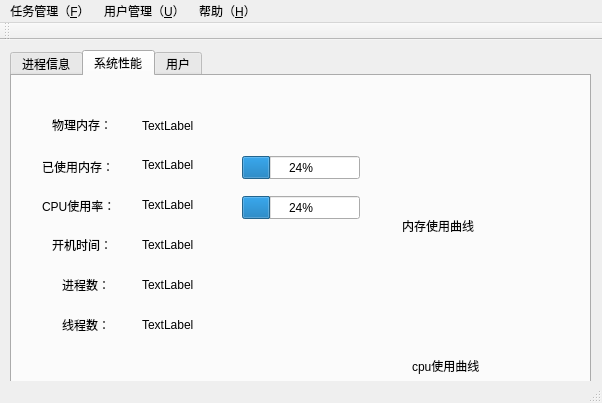
<?xml version="1.0" encoding="UTF-8"?>
<ui version="4.0">
 <class>ProcessManage</class>
 <widget class="QMainWindow" name="ProcessManage">
  <property name="geometry">
   <rect>
    <x>0</x>
    <y>0</y>
    <width>602</width>
    <height>403</height>
   </rect>
  </property>
  <property name="windowTitle">
   <string>ProcessManage</string>
  </property>
  <widget class="QWidget" name="centralWidget">
   <widget class="QTabWidget" name="tabWidget">
    <property name="geometry">
     <rect>
      <x>10</x>
      <y>10</y>
      <width>581</width>
      <height>341</height>
     </rect>
    </property>
    <property name="styleSheet">
     <string notr="true"/>
    </property>
    <property name="locale">
     <locale language="Chinese" country="China"/>
    </property>
    <property name="currentIndex">
     <number>1</number>
    </property>
    <widget class="QWidget" name="tab">
     <property name="whatsThis">
      <string/>
     </property>
     <attribute name="title">
      <string>进程信息</string>
     </attribute>
     <widget class="QScrollArea" name="scrollArea">
      <property name="geometry">
       <rect>
        <x>20</x>
        <y>13</y>
        <width>541</width>
        <height>241</height>
       </rect>
      </property>
      <property name="widgetResizable">
       <bool>true</bool>
      </property>
      <widget class="QWidget" name="scrollAreaWidgetContents">
       <property name="geometry">
        <rect>
         <x>0</x>
         <y>0</y>
         <width>539</width>
         <height>239</height>
        </rect>
       </property>
       <widget class="QTableWidget" name="tableWidget">
        <property name="geometry">
         <rect>
          <x>0</x>
          <y>-10</y>
          <width>541</width>
          <height>271</height>
         </rect>
        </property>
        <row>
         <property name="text">
          <string/>
         </property>
        </row>
        <row>
         <property name="text">
          <string/>
         </property>
        </row>
        <row>
         <property name="text">
          <string/>
         </property>
        </row>
        <row>
         <property name="text">
          <string/>
         </property>
        </row>
        <row>
         <property name="text">
          <string/>
         </property>
        </row>
        <row>
         <property name="text">
          <string/>
         </property>
        </row>
        <row>
         <property name="text">
          <string/>
         </property>
        </row>
        <row>
         <property name="text">
          <string/>
         </property>
        </row>
        <row>
         <property name="text">
          <string/>
         </property>
        </row>
        <column>
         <property name="text">
          <string>进程号</string>
         </property>
        </column>
        <column>
         <property name="text">
          <string>CPU</string>
         </property>
        </column>
        <column>
         <property name="text">
          <string>占用内存</string>
         </property>
        </column>
        <column>
         <property name="text">
          <string>起始时间</string>
         </property>
        </column>
        <column>
         <property name="text">
          <string>任务描述</string>
         </property>
        </column>
        <column>
         <property name="text">
          <string/>
         </property>
        </column>
       </widget>
      </widget>
     </widget>
     <widget class="QPushButton" name="pushButton">
      <property name="geometry">
       <rect>
        <x>460</x>
        <y>270</y>
        <width>101</width>
        <height>27</height>
       </rect>
      </property>
      <property name="text">
       <string>结束进程</string>
      </property>
     </widget>
    </widget>
    <widget class="QWidget" name="tab_2">
     <attribute name="title">
      <string>系统性能</string>
     </attribute>
     <widget class="QLabel" name="label">
      <property name="geometry">
       <rect>
        <x>40</x>
        <y>40</y>
        <width>62</width>
        <height>17</height>
       </rect>
      </property>
      <property name="text">
       <string>物理内存：</string>
      </property>
     </widget>
     <widget class="QLabel" name="label_2">
      <property name="geometry">
       <rect>
        <x>30</x>
        <y>80</y>
        <width>81</width>
        <height>21</height>
       </rect>
      </property>
      <property name="text">
       <string>已使用内存：</string>
      </property>
     </widget>
     <widget class="QLabel" name="label_3">
      <property name="geometry">
       <rect>
        <x>30</x>
        <y>120</y>
        <width>81</width>
        <height>20</height>
       </rect>
      </property>
      <property name="text">
       <string>CPU使用率：</string>
      </property>
     </widget>
     <widget class="QLabel" name="label_4">
      <property name="geometry">
       <rect>
        <x>40</x>
        <y>160</y>
        <width>62</width>
        <height>17</height>
       </rect>
      </property>
      <property name="text">
       <string>开机时间：</string>
      </property>
     </widget>
     <widget class="QLabel" name="label_5">
      <property name="geometry">
       <rect>
        <x>50</x>
        <y>200</y>
        <width>62</width>
        <height>17</height>
       </rect>
      </property>
      <property name="text">
       <string>进程数：</string>
      </property>
     </widget>
     <widget class="QLabel" name="label_6">
      <property name="geometry">
       <rect>
        <x>50</x>
        <y>240</y>
        <width>62</width>
        <height>17</height>
       </rect>
      </property>
      <property name="text">
       <string>线程数：</string>
      </property>
     </widget>
     <widget class="QLabel" name="label_7">
      <property name="geometry">
       <rect>
        <x>130</x>
        <y>40</y>
        <width>161</width>
        <height>20</height>
       </rect>
      </property>
      <property name="text">
       <string>TextLabel</string>
      </property>
     </widget>
     <widget class="QLabel" name="label_8">
      <property name="geometry">
       <rect>
        <x>130</x>
        <y>80</y>
        <width>161</width>
        <height>17</height>
       </rect>
      </property>
      <property name="text">
       <string>TextLabel</string>
      </property>
     </widget>
     <widget class="QLabel" name="label_9">
      <property name="geometry">
       <rect>
        <x>130</x>
        <y>120</y>
        <width>161</width>
        <height>17</height>
       </rect>
      </property>
      <property name="text">
       <string>TextLabel</string>
      </property>
     </widget>
     <widget class="QLabel" name="label_10">
      <property name="geometry">
       <rect>
        <x>130</x>
        <y>160</y>
        <width>161</width>
        <height>17</height>
       </rect>
      </property>
      <property name="text">
       <string>TextLabel</string>
      </property>
     </widget>
     <widget class="QLabel" name="label_11">
      <property name="geometry">
       <rect>
        <x>130</x>
        <y>200</y>
        <width>161</width>
        <height>17</height>
       </rect>
      </property>
      <property name="text">
       <string>TextLabel</string>
      </property>
     </widget>
     <widget class="QLabel" name="label_12">
      <property name="geometry">
       <rect>
        <x>130</x>
        <y>240</y>
        <width>161</width>
        <height>17</height>
       </rect>
      </property>
      <property name="text">
       <string>TextLabel</string>
      </property>
     </widget>
     <widget class="QProgressBar" name="progressBar">
      <property name="geometry">
       <rect>
        <x>230</x>
        <y>80</y>
        <width>118</width>
        <height>23</height>
       </rect>
      </property>
      <property name="value">
       <number>24</number>
      </property>
     </widget>
     <widget class="QProgressBar" name="progressBar_2">
      <property name="geometry">
       <rect>
        <x>230</x>
        <y>120</y>
        <width>118</width>
        <height>23</height>
       </rect>
      </property>
      <property name="value">
       <number>24</number>
      </property>
     </widget>
     <widget class="QWidget" name="verticalLayoutWidget">
      <property name="geometry">
       <rect>
        <x>359</x>
        <y>160</y>
        <width>171</width>
        <height>121</height>
       </rect>
      </property>
      <layout class="QVBoxLayout" name="verticalLayout"/>
     </widget>
     <widget class="QWidget" name="verticalLayoutWidget_2">
      <property name="geometry">
       <rect>
        <x>360</x>
        <y>0</y>
        <width>171</width>
        <height>131</height>
       </rect>
      </property>
      <layout class="QVBoxLayout" name="verticalLayout_2"/>
     </widget>
     <widget class="QLabel" name="label_13">
      <property name="geometry">
       <rect>
        <x>390</x>
        <y>140</y>
        <width>121</width>
        <height>20</height>
       </rect>
      </property>
      <property name="text">
       <string>内存使用曲线</string>
      </property>
     </widget>
     <widget class="QLabel" name="label_14">
      <property name="geometry">
       <rect>
        <x>400</x>
        <y>280</y>
        <width>111</width>
        <height>20</height>
       </rect>
      </property>
      <property name="text">
       <string>cpu使用曲线</string>
      </property>
     </widget>
    </widget>
    <widget class="QWidget" name="tab_3">
     <attribute name="title">
      <string>用户</string>
     </attribute>
     <widget class="QScrollArea" name="scrollArea_2">
      <property name="geometry">
       <rect>
        <x>20</x>
        <y>30</y>
        <width>541</width>
        <height>211</height>
       </rect>
      </property>
      <property name="widgetResizable">
       <bool>true</bool>
      </property>
      <widget class="QWidget" name="scrollAreaWidgetContents_2">
       <property name="geometry">
        <rect>
         <x>0</x>
         <y>0</y>
         <width>539</width>
         <height>209</height>
        </rect>
       </property>
       <widget class="QTableWidget" name="tableWidget_2">
        <property name="geometry">
         <rect>
          <x>0</x>
          <y>1</y>
          <width>541</width>
          <height>211</height>
         </rect>
        </property>
        <column>
         <property name="text">
          <string>用户</string>
         </property>
        </column>
        <column>
         <property name="text">
          <string>状态</string>
         </property>
        </column>
        <column>
         <property name="text">
          <string>标号</string>
         </property>
        </column>
       </widget>
      </widget>
     </widget>
     <widget class="QPushButton" name="pushButton_2">
      <property name="geometry">
       <rect>
        <x>310</x>
        <y>260</y>
        <width>93</width>
        <height>27</height>
       </rect>
      </property>
      <property name="text">
       <string>断开</string>
      </property>
     </widget>
     <widget class="QPushButton" name="pushButton_3">
      <property name="geometry">
       <rect>
        <x>470</x>
        <y>260</y>
        <width>93</width>
        <height>27</height>
       </rect>
      </property>
      <property name="text">
       <string>注销</string>
      </property>
     </widget>
    </widget>
   </widget>
  </widget>
  <widget class="QMenuBar" name="menuBar">
   <property name="geometry">
    <rect>
     <x>0</x>
     <y>0</y>
     <width>602</width>
     <height>25</height>
    </rect>
   </property>
   <widget class="QMenu" name="menu_F">
    <property name="title">
     <string>任务管理（&amp;F）</string>
    </property>
    <addaction name="separator"/>
    <addaction name="action_N"/>
    <addaction name="separator"/>
    <addaction name="action_C"/>
    <addaction name="separator"/>
    <addaction name="action_M"/>
    <addaction name="action_Q"/>
   </widget>
   <widget class="QMenu" name="menu_U">
    <property name="title">
     <string>用户管理（&amp;U）</string>
    </property>
    <addaction name="action_H"/>
    <addaction name="action_Q_2"/>
   </widget>
   <widget class="QMenu" name="menu_H">
    <property name="title">
     <string>帮助（&amp;H）</string>
    </property>
    <addaction name="action_S"/>
    <addaction name="action_I"/>
   </widget>
   <addaction name="menu_F"/>
   <addaction name="menu_U"/>
   <addaction name="menu_H"/>
  </widget>
  <widget class="QToolBar" name="mainToolBar">
   <attribute name="toolBarArea">
    <enum>TopToolBarArea</enum>
   </attribute>
   <attribute name="toolBarBreak">
    <bool>false</bool>
   </attribute>
  </widget>
  <widget class="QStatusBar" name="statusBar"/>
  <action name="action_N">
   <property name="text">
    <string>新建任务（&amp;N）</string>
   </property>
  </action>
  <action name="action_C">
   <property name="text">
    <string>结束任务（&amp;C）</string>
   </property>
  </action>
  <action name="action_M">
   <property name="text">
    <string>任务描述（&amp;M）</string>
   </property>
  </action>
  <action name="action_Q">
   <property name="text">
    <string>任务切换（&amp;Q）</string>
   </property>
  </action>
  <action name="action_H">
   <property name="text">
    <string>切换用户（&amp;H）</string>
   </property>
  </action>
  <action name="action_Q_2">
   <property name="text">
    <string>退出（&amp;E）</string>
   </property>
  </action>
  <action name="action_S">
   <property name="text">
    <string>使用说明（&amp;S）</string>
   </property>
  </action>
  <action name="action_I">
   <property name="text">
    <string>开发信息（&amp;I）</string>
   </property>
  </action>
 </widget>
 <layoutdefault spacing="6" margin="11"/>
 <resources/>
 <connections/>
</ui>
